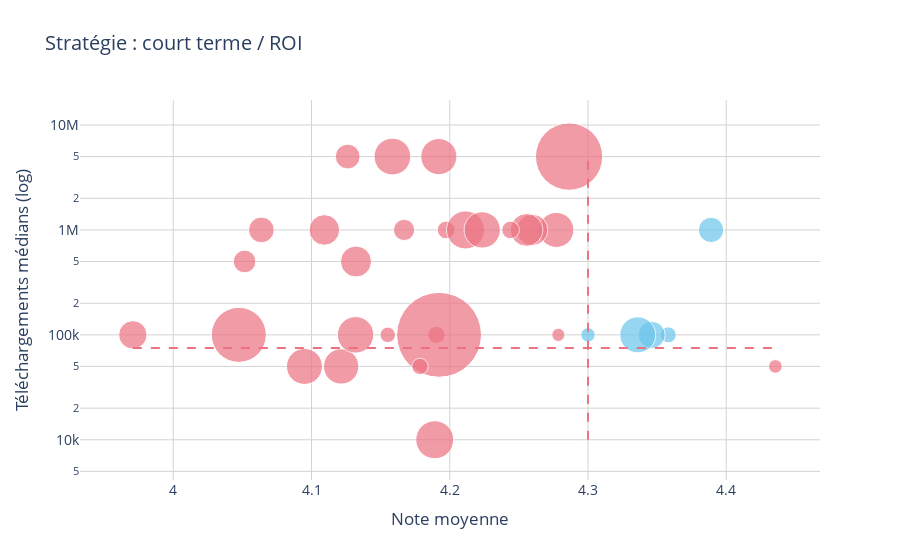

Notebook cell for this chart:
### Markdown cell above
### Identification secteur court terme/ROI

### Code cell
rating_threshold = 4.3
installs_threshold = 75000

segment_stats["Pépite"] = (
    (segment_stats["Average Rating"] >= rating_threshold) &
    (segment_stats["Median Installs"] >= installs_threshold)
)

segment_stats["Couleur"] = segment_stats["Pépite"].map({
    True: "#6cc5ec",   
    False: "#ec7282"   
})

fig = px.scatter(
    segment_stats,
    x="Average Rating",
    y="Median Installs",
    size="App Count",
    color="Couleur",
    hover_name="Category",
    color_discrete_map="identity",
    size_max=60,
    log_y=True,
    title="Stratégie : court terme / ROI"
)

fig.add_shape(
    type="line",
    x0=rating_threshold, x1=rating_threshold,
    y0=segment_stats["Median Installs"].min(), y1=segment_stats["Median Installs"].max(),
    line=dict(color="#ec7282", dash="dash"),
)

fig.add_shape(
    type="line",
    y0=installs_threshold, y1=installs_threshold,
    x0=segment_stats["Average Rating"].min(), x1=segment_stats["Average Rating"].max(),
    line=dict(color="#ec7282", dash="dash"),
)

fig.update_traces(marker_symbol="circle")
fig.update_layout(
    xaxis_title="Note moyenne",
    yaxis_title="Téléchargements médians (log)",
    plot_bgcolor='white',
    font=dict(size=14),
    xaxis=dict(showgrid=True, gridcolor='lightgray'),
    yaxis=dict(showgrid=True, gridcolor='lightgray'),
    showlegend=False
)

fig.show()

### Figure 1 — Plotly figure (JSON) as saved in the notebook; plotly's stock layout.template omitted (floating-point values rounded to 4 significant figures)
{"data": [{"hovertemplate": "<b>%{hovertext}</b><br><br>Average Rating=%{x}<br>Median Installs=%{y}<br>App Count=%{marker.size}<extra></extra>", "hovertext": ["ART_AND_DESIGN", "BOOKS_AND_REFERENCE", "EDUCATION", "PARENTING", "PERSONALIZATION"], "legendgroup": "", "marker": {"color": "#6cc5ec", "size": [62, 178, 155, 50, 314], "sizemode": "area", "sizeref": 0.4853, "symbol": "circle"}, "mode": "markers", "name": "", "orientation": "v", "showlegend": false, "type": "scatter", "x": [4.358, 4.346, 4.389, 4.3, 4.336], "xaxis": "x", "y": [100000, 100000, 1000000, 100000, 100000], "yaxis": "y"}, {"hovertemplate": "<b>%{hovertext}</b><br><br>Average Rating=%{x}<br>Median Installs=%{y}<br>App Count=%{marker.size}<extra></extra>", "hovertext": ["AUTO_AND_VEHICLES", "BEAUTY", "BUSINESS", "COMICS", "COMMUNICATION", "DATING", "ENTERTAINMENT", "EVENTS", "FAMILY", "FINANCE", "FOOD_AND_DRINK", "GAME", "HEALTH_AND_FITNESS", "HOUSE_AND_HOME", "LIBRARIES_AND_DEMO", "LIFESTYLE", "MAPS_AND_NAVIGATION", "MEDICAL", "NEWS_AND_MAGAZINES", "PHOTOGRAPHY", "PRODUCTIVITY", "SHOPPING", "SOCIAL", "SPORTS", "TOOLS", "TRAVEL_AND_LOCAL", "VIDEO_PLAYERS", "WEATHER"], "legendgroup": "", "marker": {"color": "#ec7282", "size": [73, 42, 303, 58, 328, 195, 149, 45, 1747, 323, 109, 1097, 297, 76, 65, 314, 124, 350, 233, 317, 351, 238, 259, 319, 734, 226, 160, 75], "sizemode": "area", "sizeref": 0.4853, "symbol": "circle"}, "mode": "markers", "name": "", "orientation": "v", "showlegend": false, "type": "scatter", "x": [4.19, 4.279, 4.121, 4.155, 4.159, 3.971, 4.126, 4.436, 4.192, 4.132, 4.167, 4.286, 4.277, 4.197, 4.178, 4.095, 4.052, 4.189, 4.132, 4.192, 4.211, 4.26, 4.256, 4.224, 4.047, 4.109, 4.064, 4.244], "xaxis": "x", "y": [100000, 100000, 50000, 100000, 5000000, 100000, 5000000, 50000, 100000, 100000, 1000000, 5000000, 1000000, 1000000, 50000, 50000, 500000, 10000, 500000, 5000000, 1000000, 1000000, 1000000, 1000000, 100000, 1000000, 1000000, 1000000], "yaxis": "y"}], "layout": {"font": {"size": 14}, "legend": {"itemsizing": "constant", "tracegroupgap": 0}, "plot_bgcolor": "white", "shapes": [{"line": {"color": "#ec7282", "dash": "dash"}, "type": "line", "x0": 4.3, "x1": 4.3, "y0": 10000, "y1": 5000000}, {"line": {"color": "#ec7282", "dash": "dash"}, "type": "line", "x0": 3.971, "x1": 4.436, "y0": 75000, "y1": 75000}], "showlegend": false, "title": {"text": "Stratégie : court terme / ROI"}, "xaxis": {"anchor": "y", "domain": [0, 1], "gridcolor": "lightgray", "showgrid": true, "title": {"text": "Note moyenne"}}, "yaxis": {"anchor": "x", "domain": [0, 1], "gridcolor": "lightgray", "showgrid": true, "title": {"text": "Téléchargements médians (log)"}, "type": "log"}}}
